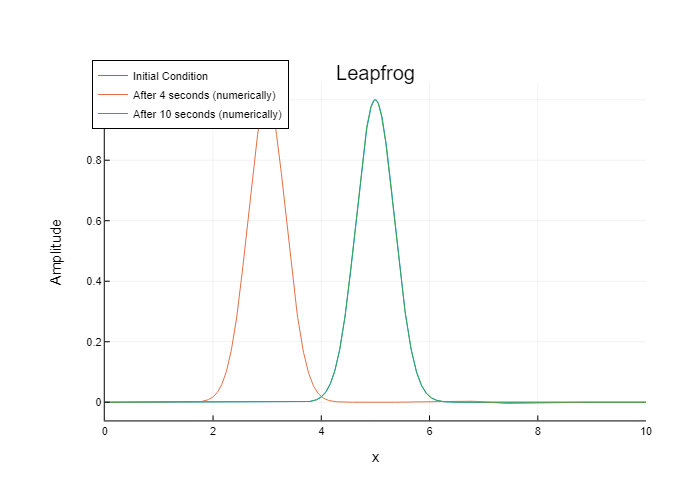

Reproduce this figure in Julia.
using Plots
plotly(ticks=:native) # Allow to zoom and will adjust the grid

function leapfrog(u, u_prev, c)
    v = copy(u)
    v[1]=u_prev[1]-c*(u[2]-u[end])
    v[2:end-1] .= u_prev[2:end-1] .- c .* (u[3:end] .- u[1:end-2])
    v[end]=u_prev[end]-c*(u[1]-u[end-1])
    return v
end

# Define the grid parameters
L = 10.0   # Length of the domain in the x direction (m)
Δx = 0.01  # Grid spacing in the x direction (m)
Nx = Int(L / Δx)   # Number of grid points in the x direction
c = 0.5   # Courant Numbers

# Define the physical parameters
α = 2   # Speed of Propagataion

# Define the simulation parameters
sim_time = 4   # Total simulation time (s)
Δt = round(c * Δx / α, digits=4)  # time step size (s)
num_time_step = round(sim_time / Δt)   # Number of time steps

# Define the initial condition
x_values = range(0, stop=L, length=Nx)
u = exp.(-4 .* (x_values .- 5) .^ 2)
u_prev = copy(u)

# Plot the initial condition
plot(xlabel="x", ylabel="Amplitude",title="Leapfrog",legend=:topleft, grid=true)
plot!(x_values, u, label="Initial Condition")

# Run the simulation
for j in 1:num_time_step
    global u, u_prev = leapfrog(u, u_prev, c), u
end

# Numerical
plot!(x_values, u, label="After $(sim_time) seconds (numerically)")

# Define the simulation parameters
sim_time_2 = 6   # Total simulation time (s)
num_time_step_2 = round(sim_time_2 / Δt)   # Number of time steps

# Run the simulation
for j in 1:num_time_step_2
    global u, u_prev = leapfrog(u, u_prev, c), u
end

# Numerical
plot!(x_values, u, label="After $(sim_time+sim_time_2) seconds (numerically)")
